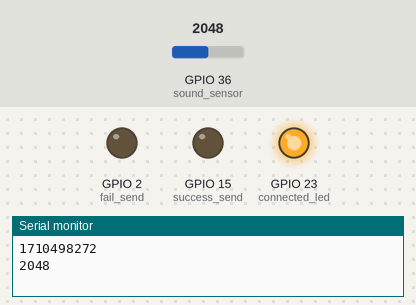
Simulated run of this sketch. Board: ESP32. On the bench: output pins drawn as LEDs (lit = HIGH), the last lines printed to the serial monitor. Dashed ring = blinking. Inputs (shaded band) come from the test bench; at power-on: GPIO 36 (sound_sensor) = 2048. WiFi joins after 1.5 s; servers stay silent unless stated; uploads are accepted with an empty reply; the local clock reads 2024-03-15 10:24:30 at power-on unless the sketch sets it.

Above: at 2.41 s.
At 2.76 s:
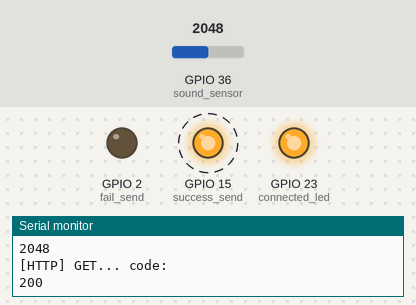
Timing chart, 0 to 5.3 s (numbered marks = the images above):
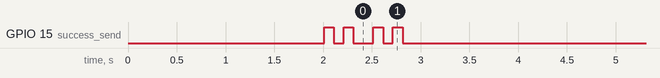

The sketch:

firebase.ino
```cpp
#include <WiFi.h>
#include <WiFiMulti.h>
#include <HTTPClient.h>
#include <stdio.h>
#include <stdlib.h>
#include <RTClib.h>

WiFiMulti wifiMulti;
HTTPClient http;

const char* ssid = "*******";     // type your wifi ssid
const char* pass = "*******";    // type your wifi password

const int connected_led= 23;
const int sound_sensor = 36;
const int success_send = 15;
const int fail_send = 2;

RTC_DS3231 rtc;

void setup() {
  Serial.begin(115200);
  delay(100);
  pinMode(connected_led, OUTPUT);
  pinMode(success_send, OUTPUT);
  pinMode(fail_send, OUTPUT);
  pinMode(sound_sensor, INPUT);

  digitalWrite(connected_led, LOW);
  digitalWrite(success_send, LOW);

  if(!rtc.begin()) {
    while(1);
  }
//  rtc.adjust(DateTime(__DATE__, __TIME__));

  WiFi.begin(ssid, pass);
  while(WiFi.status() != WL_CONNECTED) {
      delay(500);
      Serial.print(".");
  }
  Serial.println("");
  Serial.println("WiFi connected");
  Serial.println("IP address: ");
  Serial.println(WiFi.localIP());
  digitalWrite(connected_led, HIGH);

  String message = fireGetData();
  Serial.println(message);
  firePutData();
}

void loop() {

  if(WiFi.status() != WL_CONNECTED) {
    WiFi.begin(ssid, pass);
    while(WiFi.status() != WL_CONNECTED) {
      digitalWrite(connected_led, LOW);
      digitalWrite(fail_send, HIGH);
      delay(500);
      Serial.print(".");
    }
  }
  digitalWrite(connected_led, HIGH);
  digitalWrite(fail_send, LOW);

  firePutData();
  delay(300000);

}

uint32_t getTime(){
  DateTime now = rtc.now();
  return now.unixtime();
}

char* toString(int number) {
  const int len = snprintf(NULL, 0, "%d", number);
  char* snum = (char*)malloc(len + 1);
  snprintf(snum, len + 1, "%lu", number);

  return snum;
}

String fireGetData() {

  const char* url = "https://home-temperature-data-1ef85-default-rtdb.firebaseio.com/test.json";
  http.setTimeout(1000);
  http.begin(url);
  int httpCode = http.GET();
  String payload;

  if(httpCode > 0) {
    Serial.println("[HTTP] GET... code: ");
    Serial.println(httpCode);

    if(httpCode == HTTP_CODE_OK) {
      payload = http.getString();
      return payload;
    }
  } else {
    Serial.println("[HTTP] GET... failed, error:");
    Serial.println(http.errorToString(httpCode));
  }
  http.end();
}

void firePutData() {

  char* key = toString(getTime());

  char* str1 = "https://home-temperature-data-1ef85-default-rtdb.firebaseio.com/";
  char* str2 = key;
  char combine[150] = "";

  sprintf(combine, "%s%s.json", str1, str2);
  const char* url = combine;
  Serial.println(url);

  http.setTimeout(1000);
  http.begin(url);
  http.addHeader("Content-Type", "text/plain");

  const int sound = analogRead(sound_sensor);

  Serial.println(key);
  Serial.println(sound);

  char* value = toString(sound);

  int httpCode = http.PUT(value);

  String payload;

  if(httpCode > 0) {
    Serial.println("[HTTP] GET... code: ");
    Serial.println(httpCode);

    if(httpCode == HTTP_CODE_OK) {
      payload = http.getString();
      digitalWrite(success_send, HIGH);
      delay(100);
      digitalWrite(success_send, LOW);
      delay(100);
      digitalWrite(success_send, HIGH);
      delay(100);
      digitalWrite(success_send, LOW);
    }
  } else {
    Serial.println("[HTTP] GET... failed, error:");
    Serial.println(http.errorToString(httpCode));
    digitalWrite(fail_send, HIGH);
    delay(100);
    digitalWrite(fail_send, LOW);
    delay(100);
    digitalWrite(fail_send, HIGH);
    delay(100);
    digitalWrite(fail_send, LOW);
  }
  http.end();
}
```

Measured:
- by itself, GPIO 15 (success_send): goes LOW 0.10 s, HIGH 0.10 s, LOW 0.20 s, HIGH 0.10 s, LOW 0.10 s, HIGH 0.10 s, then LOW
